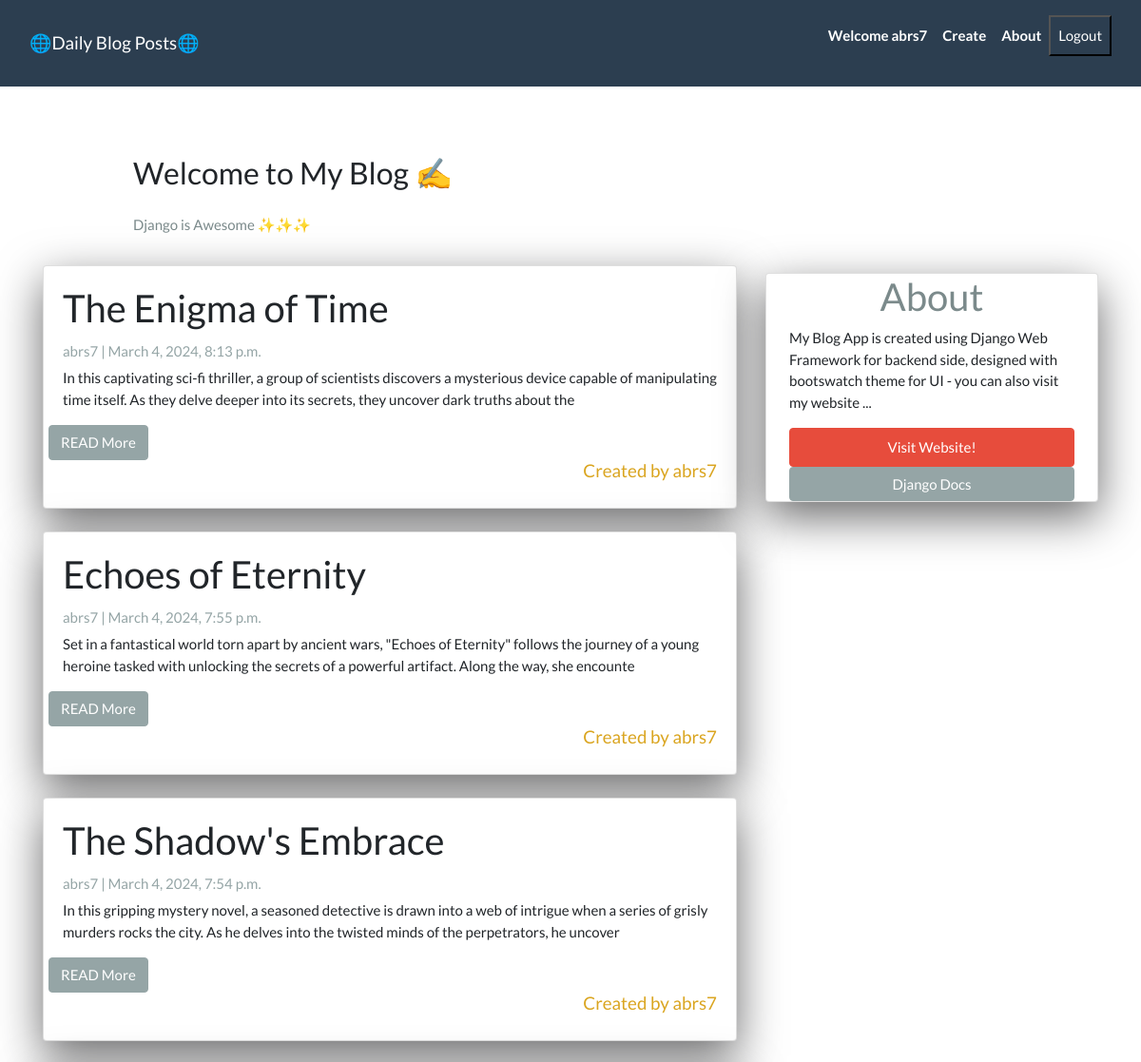
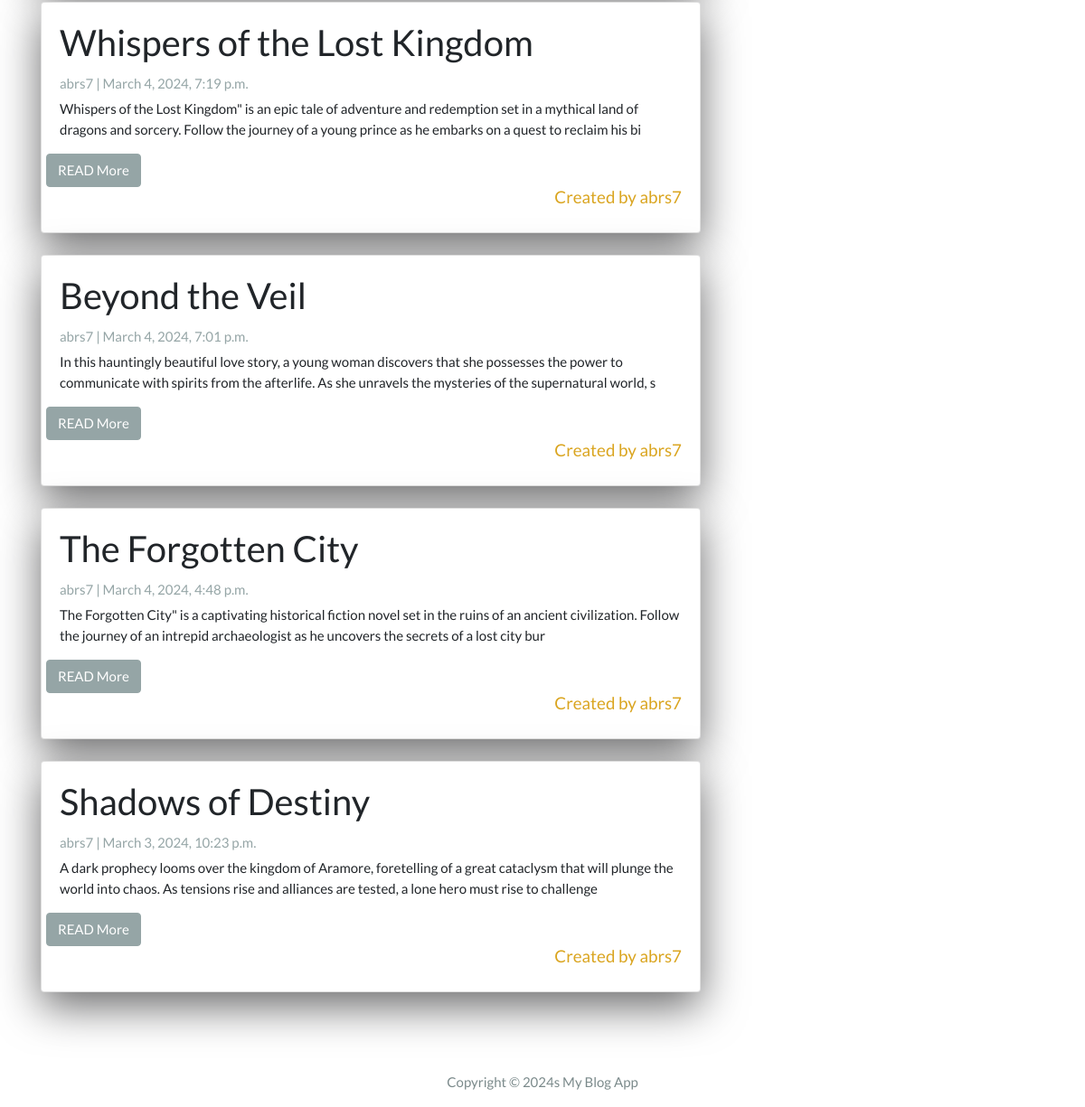
The app's page /app/ (signed in) with its own data (2 pictures, top to bottom).
### app/models.py (models this page shows, shortened)
class Post(models.Model):
    title = models.CharField(max_length =256, unique=True)
    slug = models.SlugField(max_length=256, unique=True )
    author = models.ForeignKey(User, on_delete=models.CASCADE, related_name='blog_posts')
    created_on = models.DateTimeField(auto_now_add = True)
    updated_on = models.DateTimeField(auto_now = True)
    content = models.TextField()
    status = models.IntegerField(choices = STATUS, default= 0)
    class Meta():
        ordering = ['-created_on']

### app/views.py (the view)
# urls.py: path('', views.PostList.as_view(), name = 'post_list'),
class PostList(ListView):
    queryset = Post.objects.filter(status=1).order_by('-created_on')
    template_name = 'index.html'
    def get_context_data(self, **kwargs):
        context = super().get_context_data(**kwargs)
        context['post_id'] = self.kwargs.get('post_id')
        return context

### templates/index.html (shortened to what this page needs)
{% extends "base.html" %}
{% block content %}
<header class="masthead">
  <div class="container">
    <div class="row">
      <div class=" col-md-8 col-md-10 mx-auto">
        <div class="site-heading">
          <h3 class=" site-heading my-4 mt-3 text-black"> Welcome to My Blog ✍️ </h3>
          <p class="text-dark">Django is Awesome ✨✨✨ </p>
        </div>
      </div>
    </div>
  </div>
</header>
<div class="container">
  <div class="row">
    <div class="col-md-8 mt-3 left">
      {% for post in post_list %}
      <div class="card mb-4">
        <div class="card-body">
          <h2 class="card-title">{{ post.title }}</h2>
          <p class="card-text text-muted h6">{{ post.author }} | {{ post.created_on}} </p>
          <p class="card-text">{{post.content|slice:":200"}} </p>
          <div class="row">
          <a href="{% url 'post_detail' post.slug  %}">
         <button class="btn btn-secondary mx-6">READ More</button>
      </a>
      </div>
      {% load custom_filters %}
      <h5 class="text-green mx-12 float-right " style="color: goldenrod;">Created by {{post.author.username|first_upper}}</h5>
        </div>
      </div>
      {% endfor %}
    </div>
   {% block sidebar %}
   {% include 'sidebar.html'%}
   {% endblock sidebar%}
  </div>
</div>
{%endblock%}

### templates/base.html (shortened to what this page needs)
<!DOCTYPE html>
<html>
  {% load static %}
<head>
  <link rel="stylesheet" href="https://stackpath.bootstrapcdn.com/bootswatch/4.5.2/flatly/bootstrap.min.css">
</head>
<body>
  <nav class="navbar navbar-expand-lg navbar-dark bg-primary" id="mainNav">
    <div class="container-fluid">
      <a class="navbar-brand" href="{% url 'post_list' %}">🌐Daily Blog Posts🌐</a>
      <div class="collapse navbar-collapse" id="navbarResponsive">
        <ul class="navbar-nav ml-auto">
          {% if request.user.is_authenticated %}
          <li class="nav-item text-black">
            <p class="nav-link text-black font-weight-bold" >Welcome {{request.user.username}}</p>
          </li>
          <li class="nav-item text-black">
            <a class="nav-link text-black font-weight-bold" href="{% url 'create_post' %}">Create</a>
          </li>
          {% else %}
          <li class="nav-item text-black">
            <a class="nav-link text-black font-weight-bold" href="{% url 'log_in' %}">Login/Register</a>
          </li>
          {% endif %}
          <li class="nav-item text-black">
            <a class="nav-link text-black font-weight-bold" href="#">About</a>
          </li>
          {% if request.user.is_authenticated %}
          </div>
          <form action="{% url 'logout' %}" method="post">
            <button class="mb-3 px-2 py-2 bg-primary text-white" type="submit">Logout</button>
          </form>
          {% endif %}
      </div>
  </nav>
  <div class="my-5 ">
  {% block content %}{% endblock content %}
</div>
  <footer class="py-3 bg-grey">
    <p class="m-0 text-dark text-center ">Copyright &copy; 2024s My Blog App </p>
  </footer>
</body>
</html>

### templates/sidebar.html (style rules this page uses)
.card { box-shadow: 0 16px 48px #6a6a6b; }

### records on screen
Post: title "The Enigma of Time", author "abrs7", created_on "March 4, 2024, 8:13 p.m.", content "In this captivating sci-fi thriller, a group of scientists discovers a mysterious device capable of manipulating time itself. As they delve deeper into its secrets, they uncover dark truths about the", author.username|first_upper "abrs7"
Post: title "Echoes of Eternity", author "abrs7", created_on "March 4, 2024, 7:55 p.m.", content "Set in a fantastical world torn apart by ancient wars, \"Echoes of Eternity\" follows the journey of a young heroine tasked with unlocking the secrets of a powerful artifact. Along the way, she encounte", author.username|first_upper "abrs7"
Post: title "The Shadow's Embrace", author "abrs7", created_on "March 4, 2024, 7:54 p.m.", content "In this gripping mystery novel, a seasoned detective is drawn into a web of intrigue when a series of grisly murders rocks the city. As he delves into the twisted minds of the perpetrators, he uncover", author.username|first_upper "abrs7"
Post: title "Whispers of the Lost Kingdom", author "abrs7", created_on "March 4, 2024, 7:19 p.m.", content "Whispers of the Lost Kingdom\" is an epic tale of adventure and redemption set in a mythical land of dragons and sorcery. Follow the journey of a young prince as he embarks on a quest to reclaim his bi", author.username|first_upper "abrs7"
Post: title "Beyond the Veil", author "abrs7", created_on "March 4, 2024, 7:01 p.m.", content "In this hauntingly beautiful love story, a young woman discovers that she possesses the power to communicate with spirits from the afterlife. As she unravels the mysteries of the supernatural world, s", author.username|first_upper "abrs7"
Post: title "The Forgotten City", author "abrs7", created_on "March 4, 2024, 4:48 p.m.", content "The Forgotten City\" is a captivating historical fiction novel set in the ruins of an ancient civilization. Follow the journey of an intrepid archaeologist as he uncovers the secrets of a lost city bur", author.username|first_upper "abrs7"
Post: title "Shadows of Destiny", author "abrs7", created_on "March 3, 2024, 10:23 p.m.", content "A dark prophecy looms over the kingdom of Aramore, foretelling of a great cataclysm that will plunge the world into chaos. As tensions rise and alliances are tested, a lone hero must rise to challenge", author.username|first_upper "abrs7"

### other values on screen
{{ request.user.username }} "abrs7"
